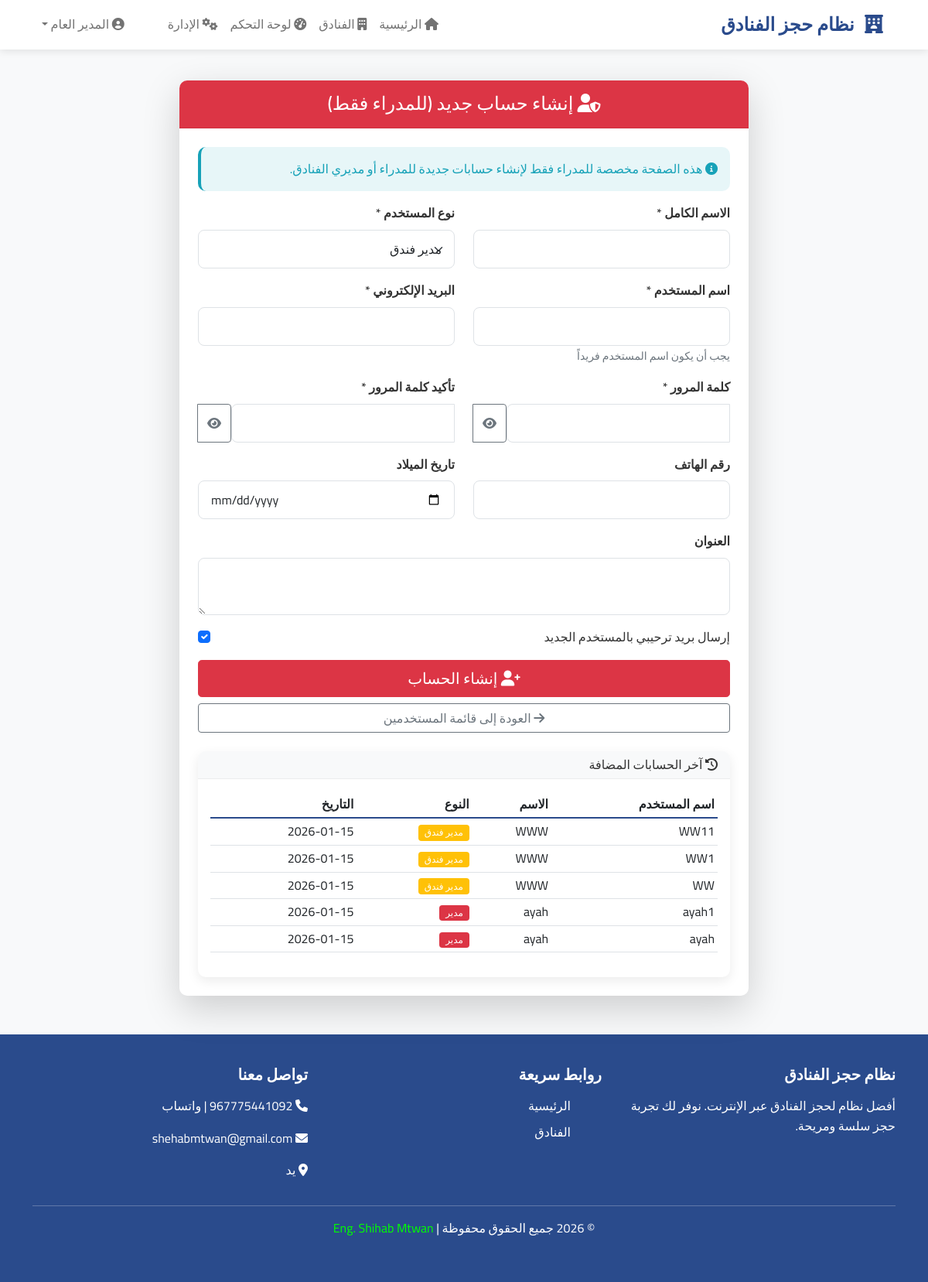
/auth/register-admin.php (signed in), run on the app's committed database.
### tables this page shows
CREATE TABLE `users` (
  `id` int(11) NOT NULL,
  `username` varchar(50) NOT NULL,
  `email` varchar(100) NOT NULL,
  `password` varchar(255) NOT NULL,
  `full_name` varchar(100) DEFAULT NULL,
  `user_type` enum('admin','manager','customer') DEFAULT 'customer',
  `profile_image` varchar(255) DEFAULT 'default.jpg',
  `birth_date` date DEFAULT NULL,
  `phone` varchar(20) DEFAULT NULL,
  `address` text DEFAULT NULL,
  `is_active` tinyint(1) DEFAULT 1,
  `created_at` timestamp NOT NULL DEFAULT current_timestamp()
);

### auth/register-admin.php (the view, shortened to what this page needs)
<?php
require_once '../includes/functions.php';
?>
<?php include '../includes/header.php'; ?>
<div class="row justify-content-center">
    <div class="col-md-8">
        <div class="card shadow-lg">
            <div class="card-header bg-danger text-white text-center py-3">
                <h4 class="mb-0"><i class="fas fa-user-shield"></i> إنشاء حساب جديد (للمدراء فقط)</h4>
            </div>
            <div class="card-body p-4">
                <div class="alert alert-info">
                    <i class="fas fa-info-circle"></i>
                    هذه الصفحة مخصصة للمدراء فقط لإنشاء حسابات جديدة للمدراء أو مديري الفنادق.
                </div>
                <form method="POST" action="">
                    <div class="row">
                        <div class="col-md-6 mb-3">
                            <label for="full_name" class="form-label">الاسم الكامل *</label>
                            <input type="text" class="form-control" id="full_name" name="full_name"
                                   value="<?php echo htmlspecialchars($_POST['full_name'] ?? ''); ?>" required>
                        </div>
                        <div class="col-md-6 mb-3">
                            <label for="user_type" class="form-label">نوع المستخدم *</label>
                            <select class="form-select" id="user_type" name="user_type" required>
                                <option value="manager" <?php echo ($_POST['user_type'] ?? '') == 'manager' ? 'selected' : ''; ?>>
                                    مدير فندق
                                </option>
                            </select>
                        </div>
                    </div>
                    <div class="row">
                        <div class="col-md-6 mb-3">
                            <label for="username" class="form-label">اسم المستخدم *</label>
                            <input type="text" class="form-control" id="username" name="username"
                                   value="<?php echo htmlspecialchars($_POST['username'] ?? ''); ?>" required>
                            <small class="text-muted">يجب أن يكون اسم المستخدم فريداً</small>
                        </div>
                        <div class="col-md-6 mb-3">
                            <label for="email" class="form-label">البريد الإلكتروني *</label>
                            <input type="email" class="form-control" id="email" name="email"
                                   value="<?php echo htmlspecialchars($_POST['email'] ?? ''); ?>" required>
                        </div>
                    </div>
                    <div class="row">
                        <div class="col-md-6 mb-3">
                            <label for="password" class="form-label">كلمة المرور *</label>
                            <div class="input-group">
                                <input type="password" class="form-control" id="password" name="password"
                                       required minlength="6">
                                <button type="button" class="btn btn-outline-secondary"
                                        onclick="togglePassword('password')">
                                    <i class="fas fa-eye"></i>
                                </button>
                            </div>
                        </div>
                        <div class="col-md-6 mb-3">
                            <label for="confirm_password" class="form-label">تأكيد كلمة المرور *</label>
                            <div class="input-group">
                                <input type="password" class="form-control" id="confirm_password"
                                       name="confirm_password" required minlength="6">
                                <button type="button" class="btn btn-outline-secondary"
                                        onclick="togglePassword('confirm_password')">
                                    <i class="fas fa-eye"></i>
                                </button>
                            </div>
                        </div>
                    </div>
                    <div class="row">
                        <div class="col-md-6 mb-3">
                            <label for="phone" class="form-label">رقم الهاتف</label>
                            <input type="tel" class="form-control" id="phone" name="phone"
                                   value="<?php echo htmlspecialchars($_POST['phone'] ?? ''); ?>">
                        </div>
                        <div class="col-md-6 mb-3">
                            <label for="birth_date" class="form-label">تاريخ الميلاد</label>
                            <input type="date" class="form-control" id="birth_date" name="birth_date"
                                   value="<?php echo htmlspecialchars($_POST['birth_date'] ?? ''); ?>">
                        </div>
                    </div>
                    <div class="mb-3">
                        <label for="address" class="form-label">العنوان</label>
                        <textarea class="form-control" id="address" name="address"
                                  rows="2"><?php echo htmlspecialchars($_POST['address'] ?? ''); ?></textarea>
                    </div>
                    <div class="form-check mb-3">
                        <input class="form-check-input" type="checkbox" id="send_welcome_email" name="send_welcome_email" checked>
                        <label class="form-check-label" for="send_welcome_email">
                            إرسال بريد ترحيبي بالمستخدم الجديد
                        </label>
                    </div>
                    <div class="d-grid gap-2">
                        <button type="submit" class="btn btn-danger btn-lg">
                            <i class="fas fa-user-plus"></i> إنشاء الحساب
                        </button>
                        <a href="users.php" class="btn btn-outline-secondary">
                            <i class="fas fa-arrow-right"></i> العودة إلى قائمة المستخدمين
                        </a>
                    </div>
                </form>
                <div class="card mt-4">
                    <div class="card-header bg-light">
                        <h6 class="mb-0"><i class="fas fa-history"></i> آخر الحسابات المضافة</h6>
                    </div>
                    <div class="card-body">
                        <?php
                        $recent_users_sql = "SELECT username, full_name, email, user_type, created_at
                                            FROM users
                                            ORDER BY created_at DESC
                                            LIMIT 5";
                        $recent_users = $conn->query($recent_users_sql);
                        ?>
                        <div class="table-responsive">
                            <table class="table table-sm">
                                <thead>
                                    <tr>
                                        <th>اسم المستخدم</th>
                                        <th>الاسم</th>
                                        <th>النوع</th>
                                        <th>التاريخ</th>
                                    </tr>
                                </thead>
                                <tbody>
                                    <?php while ($user = $recent_users->fetch_assoc()): ?>
                                        <tr>
                                            <td><?php echo htmlspecialchars($user['username']); ?></td>
                                            <td><?php echo htmlspecialchars($user['full_name']); ?></td>
                                            <td>
                                                <span class="badge bg-<?php echo $user['user_type'] == 'admin' ? 'danger' : 'warning'; ?>">
                                                    <?php echo $user['user_type'] == 'admin' ? 'مدير' : 'مدير فندق'; ?>
                                                </span>
                                            </td>
                                            <td><?php echo date('Y-m-d', strtotime($user['created_at'])); ?></td>
                                        </tr>
                                    <?php endwhile; ?>
                                </tbody>
                            </table>
                        </div>
                    </div>
                </div>
            </div>
        </div>
    </div>
</div>
<?php include '../includes/footer.php'; ?>

### css/style.css (style rules this page uses)
:root { --primary-color: #2A4B8C; --secondary-color: #F5B041; --accent-color: #2ECC71; --light-bg: #F8F9FA; --dark-text: #333333; --danger-color: #DC3545; --warning-color: #FFC107; --info-color: #17A2B8; --success-color: #28A745; }
body { font-family: 'Cairo', sans-serif; background-color: var(--light-bg); color: var(--dark-text); padding-top: 80px; line-height: 1.6; }
.card { border: none; box-shadow: 0 5px 15px rgba(0,0,0,0.08); transition: transform 0.3s, box-shadow 0.3s; border-radius: 10px; overflow: hidden; }
.card-header { border-bottom: 1px solid rgba(0,0,0,0.05); font-weight: 600; }
.table { --bs-table-bg: transparent; --bs-table-striped-bg: rgba(0,0,0,0.02); }
.table thead th { border-bottom: 2px solid var(--primary-color); font-weight: 600; }
.alert { border: none; border-radius: 10px; }
.alert-info { background-color: rgba(23, 162, 184, 0.1); color: var(--info-color); border-left: 4px solid var(--info-color); }
.form-control, .form-select { border: 1px solid #dee2e6; border-radius: 8px; padding: 0.75rem 1rem; transition: all 0.3s; }
.form-label { font-weight: 600; margin-bottom: 0.5rem; }
.badge { font-weight: 500; padding: 0.35em 0.65em; }

### includes/header.php (style rules this page uses)
:root { --primary-color: #2A4B8C; --secondary-color: #F5B041; --accent-color: #2ECC71; --light-bg: #F8F9FA; --dark-text: #333333; }
body { font-family: 'Cairo', sans-serif; background-color: var(--light-bg); color: var(--dark-text); padding-top: 80px; }

### data on the page
users: username "WW11", full_name "WWW", user_type "مدير فندق", created_at "2026-01-15"
users: username "WW1", full_name "WWW", user_type "مدير فندق", created_at "2026-01-15"
users: username "WW", full_name "WWW", user_type "مدير فندق", created_at "2026-01-15"
users: username "ayah1", full_name "ayah", user_type "مدير", created_at "2026-01-15"
users: username "ayah", full_name "ayah", user_type "مدير", created_at "2026-01-15"

### other printed values
$_SESSION['full_name'] "المدير العام"
